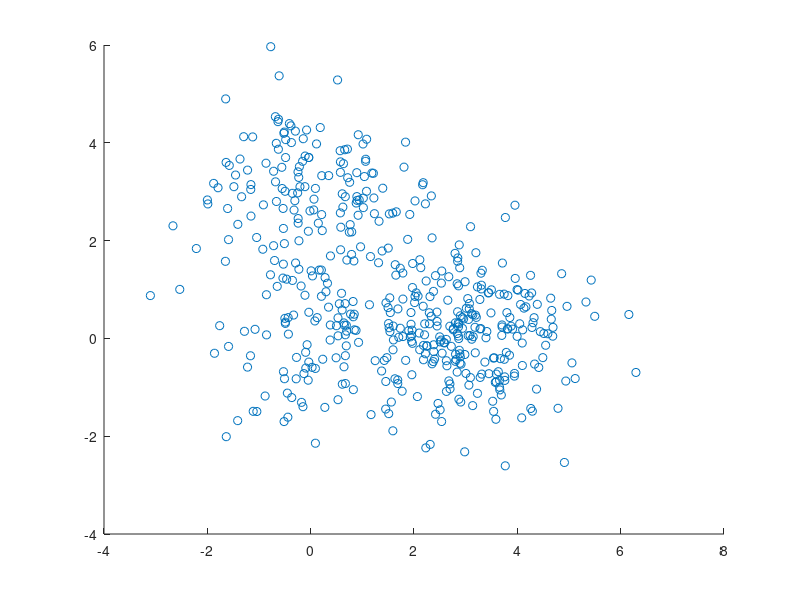

Here is the MATLAB script that generated this plot: (Note: this script raises an error after producing the figure.)
clc;clear;

data_size = 500;
% Build a mixture gaussion ditribution
mu = [0,0;3,0;0,3];
Sigma = [1,1];
% Weight on each gaussion
p = [0.2,0.5,0.3];
obj = gmdistribution(mu, Sigma, p);

data = random(obj, data_size);

% Plot the data
figure
title('Gaussian Mixture Data Visualization');
scatter(data(:,1),data(:,2));

% Iterate for 20 times, data may converge before that
iter = 20;
cost = zeros(4,iter); % cost for 4 k value regarding iteration number
for K = 2:5
    [Mu, c, cost(K-1,:)] =kmeans(K, data, iter);
    % Mu : k*d, centroid
    % c : 1*data_size, cluster label
    % data : data_size*d
    if K == 3 || K == 5
        figure
        scatter(data(:,1),data(:,2),[],c,'filled');
        title(['K-means Cluster Results when K = ' num2str(K)]);
    end
end
x = 1:iter;
figure
plot(x,cost(1,:),x,cost(2,:),x,cost(3,:),x,cost(4,:));
legend('K=2','K=3','K=4','K=5');
title('K-means objective function revolution on iteration');
